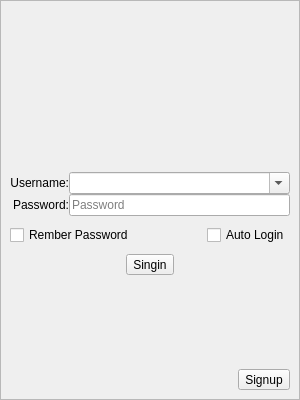
<?xml version="1.0" encoding="UTF-8"?>
<ui version="4.0">
 <class>AuthWindow</class>
 <widget class="QDialog" name="AuthWindow">
  <property name="geometry">
   <rect>
    <x>0</x>
    <y>0</y>
    <width>300</width>
    <height>400</height>
   </rect>
  </property>
  <property name="windowTitle">
   <string>AuthWindow</string>
  </property>
  <layout class="QGridLayout" name="layout_auth_window">
   <property name="leftMargin">
    <number>0</number>
   </property>
   <property name="topMargin">
    <number>0</number>
   </property>
   <property name="rightMargin">
    <number>0</number>
   </property>
   <property name="bottomMargin">
    <number>0</number>
   </property>
   <item row="0" column="0">
    <widget class="QStackedWidget" name="auth_stacked">
     <property name="currentIndex">
      <number>0</number>
     </property>
     <widget class="QWidget" name="page_signin">
      <layout class="QVBoxLayout" name="signin_layout">
       <property name="spacing">
        <number>0</number>
       </property>
       <property name="leftMargin">
        <number>0</number>
       </property>
       <property name="topMargin">
        <number>0</number>
       </property>
       <property name="rightMargin">
        <number>0</number>
       </property>
       <property name="bottomMargin">
        <number>0</number>
       </property>
       <item>
        <widget class="QScrollArea" name="signin_scroll">
         <property name="widgetResizable">
          <bool>true</bool>
         </property>
         <widget class="QWidget" name="singin_contacts">
          <property name="geometry">
           <rect>
            <x>0</x>
            <y>0</y>
            <width>296</width>
            <height>396</height>
           </rect>
          </property>
          <layout class="QVBoxLayout" name="singin_layout_contacts">
           <property name="spacing">
            <number>0</number>
           </property>
           <property name="sizeConstraint">
            <enum>QLayout::SizeConstraint::SetNoConstraint</enum>
           </property>
           <property name="leftMargin">
            <number>9</number>
           </property>
           <property name="topMargin">
            <number>9</number>
           </property>
           <property name="rightMargin">
            <number>9</number>
           </property>
           <property name="bottomMargin">
            <number>9</number>
           </property>
           <item>
            <spacer name="signin_spacer_top">
             <property name="orientation">
              <enum>Qt::Orientation::Vertical</enum>
             </property>
             <property name="sizeHint" stdset="0">
              <size>
               <width>20</width>
               <height>50</height>
              </size>
             </property>
            </spacer>
           </item>
           <item>
            <widget class="QWidget" name="signin_widget_avatar" native="true">
             <layout class="QHBoxLayout" name="sinin_layout_avatar">
              <item>
               <spacer name="signin_spacer_avatar_left">
                <property name="orientation">
                 <enum>Qt::Orientation::Horizontal</enum>
                </property>
                <property name="sizeHint" stdset="0">
                 <size>
                  <width>89</width>
                  <height>20</height>
                 </size>
                </property>
               </spacer>
              </item>
              <item>
               <widget class="QToolButton" name="signin_button_avatar">
                <property name="minimumSize">
                 <size>
                  <width>64</width>
                  <height>64</height>
                 </size>
                </property>
                <property name="styleSheet">
                 <string notr="true">QToolButton#signin_button_avatar,
QToolButton#signin_button_avatar:hover,
QToolButton#signin_button_avatar:pressed {
    background: transparent;
    border: none;
}</string>
                </property>
                <property name="text">
                 <string/>
                </property>
               </widget>
              </item>
              <item>
               <spacer name="signin_spacer_avatar_right">
                <property name="orientation">
                 <enum>Qt::Orientation::Horizontal</enum>
                </property>
                <property name="sizeHint" stdset="0">
                 <size>
                  <width>89</width>
                  <height>20</height>
                 </size>
                </property>
               </spacer>
              </item>
             </layout>
            </widget>
           </item>
           <item>
            <layout class="QGridLayout" name="signin_layout_edit">
             <property name="sizeConstraint">
              <enum>QLayout::SizeConstraint::SetNoConstraint</enum>
             </property>
             <property name="leftMargin">
              <number>0</number>
             </property>
             <property name="topMargin">
              <number>9</number>
             </property>
             <property name="rightMargin">
              <number>0</number>
             </property>
             <property name="bottomMargin">
              <number>9</number>
             </property>
             <item row="0" column="0">
              <widget class="QLabel" name="signin_label_username">
               <property name="text">
                <string>Username:</string>
               </property>
               <property name="alignment">
                <set>Qt::AlignmentFlag::AlignRight|Qt::AlignmentFlag::AlignTrailing|Qt::AlignmentFlag::AlignVCenter</set>
               </property>
              </widget>
             </item>
             <item row="0" column="1">
              <widget class="QComboBox" name="signin_combo_username">
               <property name="editable">
                <bool>true</bool>
               </property>
               <property name="placeholderText">
                <string>Username</string>
               </property>
              </widget>
             </item>
             <item row="1" column="0">
              <widget class="QLabel" name="signin_label_password">
               <property name="text">
                <string>Password:</string>
               </property>
               <property name="alignment">
                <set>Qt::AlignmentFlag::AlignRight|Qt::AlignmentFlag::AlignTrailing|Qt::AlignmentFlag::AlignVCenter</set>
               </property>
              </widget>
             </item>
             <item row="1" column="1">
              <widget class="QLineEdit" name="signin_edit_password">
               <property name="maxLength">
                <number>256</number>
               </property>
               <property name="echoMode">
                <enum>QLineEdit::EchoMode::Password</enum>
               </property>
               <property name="placeholderText">
                <string>Password</string>
               </property>
               <property name="clearButtonEnabled">
                <bool>true</bool>
               </property>
              </widget>
             </item>
            </layout>
           </item>
           <item>
            <layout class="QGridLayout" name="signin_layout_check">
             <item row="0" column="2">
              <widget class="QCheckBox" name="signin_check_auto">
               <property name="text">
                <string>Auto Login</string>
               </property>
              </widget>
             </item>
             <item row="0" column="0">
              <widget class="QCheckBox" name="signin_check_rember">
               <property name="text">
                <string>Rember Password</string>
               </property>
              </widget>
             </item>
             <item row="0" column="1">
              <spacer name="signin_spacer_check">
               <property name="orientation">
                <enum>Qt::Orientation::Horizontal</enum>
               </property>
               <property name="sizeHint" stdset="0">
                <size>
                 <width>40</width>
                 <height>20</height>
                </size>
               </property>
              </spacer>
             </item>
            </layout>
           </item>
           <item>
            <layout class="QHBoxLayout" name="signin_layout_signin">
             <property name="sizeConstraint">
              <enum>QLayout::SizeConstraint::SetNoConstraint</enum>
             </property>
             <property name="topMargin">
              <number>9</number>
             </property>
             <property name="bottomMargin">
              <number>9</number>
             </property>
             <item>
              <spacer name="signin_spacer_signin_left">
               <property name="orientation">
                <enum>Qt::Orientation::Horizontal</enum>
               </property>
               <property name="sizeHint" stdset="0">
                <size>
                 <width>40</width>
                 <height>20</height>
                </size>
               </property>
              </spacer>
             </item>
             <item>
              <widget class="QToolButton" name="signin_button_signin">
               <property name="text">
                <string>Singin</string>
               </property>
              </widget>
             </item>
             <item>
              <spacer name="signin_spacer_signin_right">
               <property name="orientation">
                <enum>Qt::Orientation::Horizontal</enum>
               </property>
               <property name="sizeHint" stdset="0">
                <size>
                 <width>40</width>
                 <height>20</height>
                </size>
               </property>
              </spacer>
             </item>
            </layout>
           </item>
           <item>
            <widget class="QLabel" name="signin_label_info">
             <property name="text">
              <string/>
             </property>
             <property name="alignment">
              <set>Qt::AlignmentFlag::AlignCenter</set>
             </property>
             <property name="wordWrap">
              <bool>true</bool>
             </property>
            </widget>
           </item>
           <item>
            <spacer name="signin_spacer_botton">
             <property name="orientation">
              <enum>Qt::Orientation::Vertical</enum>
             </property>
             <property name="sizeHint" stdset="0">
              <size>
               <width>20</width>
               <height>42</height>
              </size>
             </property>
            </spacer>
           </item>
           <item>
            <layout class="QHBoxLayout" name="signin_layout_signup">
             <property name="sizeConstraint">
              <enum>QLayout::SizeConstraint::SetNoConstraint</enum>
             </property>
             <item>
              <spacer name="signin_spacer_signup">
               <property name="orientation">
                <enum>Qt::Orientation::Horizontal</enum>
               </property>
               <property name="sizeHint" stdset="0">
                <size>
                 <width>40</width>
                 <height>20</height>
                </size>
               </property>
              </spacer>
             </item>
             <item>
              <widget class="QToolButton" name="signin_button_signup">
               <property name="text">
                <string>Signup</string>
               </property>
              </widget>
             </item>
            </layout>
           </item>
          </layout>
         </widget>
        </widget>
       </item>
      </layout>
     </widget>
     <widget class="QWidget" name="page_qrcode">
      <layout class="QGridLayout" name="qrcode_layout">
       <property name="leftMargin">
        <number>0</number>
       </property>
       <property name="topMargin">
        <number>0</number>
       </property>
       <property name="rightMargin">
        <number>0</number>
       </property>
       <property name="bottomMargin">
        <number>0</number>
       </property>
       <item row="0" column="0">
        <widget class="QScrollArea" name="qrcode_scroll">
         <property name="widgetResizable">
          <bool>true</bool>
         </property>
         <widget class="QWidget" name="qrcode_contacts">
          <property name="geometry">
           <rect>
            <x>0</x>
            <y>0</y>
            <width>96</width>
            <height>26</height>
           </rect>
          </property>
         </widget>
        </widget>
       </item>
      </layout>
     </widget>
     <widget class="QWidget" name="page_twofa">
      <layout class="QGridLayout" name="twofa_ayout">
       <property name="leftMargin">
        <number>0</number>
       </property>
       <property name="topMargin">
        <number>0</number>
       </property>
       <property name="rightMargin">
        <number>0</number>
       </property>
       <property name="bottomMargin">
        <number>0</number>
       </property>
       <item row="0" column="0">
        <widget class="QScrollArea" name="twofa_scroll">
         <property name="widgetResizable">
          <bool>true</bool>
         </property>
         <widget class="QWidget" name="twofa_contacts">
          <property name="geometry">
           <rect>
            <x>0</x>
            <y>0</y>
            <width>96</width>
            <height>26</height>
           </rect>
          </property>
         </widget>
        </widget>
       </item>
      </layout>
     </widget>
     <widget class="QWidget" name="page_signup">
      <layout class="QGridLayout" name="signup_layout">
       <property name="sizeConstraint">
        <enum>QLayout::SizeConstraint::SetNoConstraint</enum>
       </property>
       <property name="leftMargin">
        <number>0</number>
       </property>
       <property name="topMargin">
        <number>0</number>
       </property>
       <property name="rightMargin">
        <number>0</number>
       </property>
       <property name="bottomMargin">
        <number>0</number>
       </property>
       <property name="spacing">
        <number>0</number>
       </property>
       <item row="1" column="0">
        <widget class="QScrollArea" name="signup_scroll">
         <property name="widgetResizable">
          <bool>true</bool>
         </property>
         <widget class="QWidget" name="signup_contacts">
          <property name="geometry">
           <rect>
            <x>0</x>
            <y>0</y>
            <width>112</width>
            <height>273</height>
           </rect>
          </property>
          <layout class="QVBoxLayout" name="signup_layout_contacts">
           <property name="spacing">
            <number>6</number>
           </property>
           <property name="sizeConstraint">
            <enum>QLayout::SizeConstraint::SetNoConstraint</enum>
           </property>
           <property name="leftMargin">
            <number>9</number>
           </property>
           <property name="topMargin">
            <number>9</number>
           </property>
           <property name="rightMargin">
            <number>9</number>
           </property>
           <property name="bottomMargin">
            <number>6</number>
           </property>
           <item>
            <spacer name="signup_spacer_top">
             <property name="orientation">
              <enum>Qt::Orientation::Vertical</enum>
             </property>
             <property name="sizeHint" stdset="0">
              <size>
               <width>20</width>
               <height>0</height>
              </size>
             </property>
            </spacer>
           </item>
           <item>
            <layout class="QGridLayout" name="signup_layout_edit">
             <property name="sizeConstraint">
              <enum>QLayout::SizeConstraint::SetNoConstraint</enum>
             </property>
             <property name="leftMargin">
              <number>0</number>
             </property>
             <property name="topMargin">
              <number>9</number>
             </property>
             <property name="rightMargin">
              <number>0</number>
             </property>
             <property name="bottomMargin">
              <number>9</number>
             </property>
             <property name="spacing">
              <number>6</number>
             </property>
             <item row="0" column="0">
              <widget class="QLabel" name="signup_label_username">
               <property name="text">
                <string>Username:</string>
               </property>
               <property name="alignment">
                <set>Qt::AlignmentFlag::AlignRight|Qt::AlignmentFlag::AlignTrailing|Qt::AlignmentFlag::AlignVCenter</set>
               </property>
              </widget>
             </item>
             <item row="0" column="1">
              <widget class="QLineEdit" name="signup_edit_username">
               <property name="maxLength">
                <number>256</number>
               </property>
               <property name="placeholderText">
                <string>Username</string>
               </property>
               <property name="clearButtonEnabled">
                <bool>true</bool>
               </property>
              </widget>
             </item>
             <item row="1" column="0">
              <widget class="QLabel" name="signup_label_password">
               <property name="text">
                <string>Password:</string>
               </property>
               <property name="alignment">
                <set>Qt::AlignmentFlag::AlignRight|Qt::AlignmentFlag::AlignTrailing|Qt::AlignmentFlag::AlignVCenter</set>
               </property>
              </widget>
             </item>
             <item row="1" column="1">
              <widget class="QLineEdit" name="signup_edit_password">
               <property name="maxLength">
                <number>256</number>
               </property>
               <property name="echoMode">
                <enum>QLineEdit::EchoMode::Password</enum>
               </property>
               <property name="placeholderText">
                <string>Password</string>
               </property>
               <property name="clearButtonEnabled">
                <bool>true</bool>
               </property>
              </widget>
             </item>
             <item row="2" column="0">
              <widget class="QLabel" name="signup_label_confirm">
               <property name="text">
                <string>Confirm:</string>
               </property>
               <property name="alignment">
                <set>Qt::AlignmentFlag::AlignRight|Qt::AlignmentFlag::AlignTrailing|Qt::AlignmentFlag::AlignVCenter</set>
               </property>
              </widget>
             </item>
             <item row="2" column="1">
              <widget class="QLineEdit" name="signup_edit_confirm">
               <property name="maxLength">
                <number>256</number>
               </property>
               <property name="echoMode">
                <enum>QLineEdit::EchoMode::Password</enum>
               </property>
               <property name="placeholderText">
                <string>Confirm Password</string>
               </property>
               <property name="clearButtonEnabled">
                <bool>true</bool>
               </property>
              </widget>
             </item>
             <item row="3" column="0">
              <widget class="QLabel" name="signup_label_question">
               <property name="text">
                <string>Question:</string>
               </property>
               <property name="alignment">
                <set>Qt::AlignmentFlag::AlignRight|Qt::AlignmentFlag::AlignTrailing|Qt::AlignmentFlag::AlignVCenter</set>
               </property>
              </widget>
             </item>
             <item row="3" column="1">
              <widget class="QLineEdit" name="signup_edit_question">
               <property name="maxLength">
                <number>256</number>
               </property>
               <property name="placeholderText">
                <string>Security questions</string>
               </property>
               <property name="clearButtonEnabled">
                <bool>true</bool>
               </property>
              </widget>
             </item>
             <item row="4" column="0">
              <widget class="QLabel" name="signup_label_answer">
               <property name="text">
                <string>Answer:</string>
               </property>
               <property name="alignment">
                <set>Qt::AlignmentFlag::AlignRight|Qt::AlignmentFlag::AlignTrailing|Qt::AlignmentFlag::AlignVCenter</set>
               </property>
              </widget>
             </item>
             <item row="4" column="1">
              <widget class="QLineEdit" name="signup_edit_answer">
               <property name="maxLength">
                <number>256</number>
               </property>
               <property name="placeholderText">
                <string>Security question answer</string>
               </property>
               <property name="clearButtonEnabled">
                <bool>true</bool>
               </property>
              </widget>
             </item>
            </layout>
           </item>
           <item>
            <layout class="QHBoxLayout" name="signup_layout_signup">
             <property name="spacing">
              <number>0</number>
             </property>
             <property name="sizeConstraint">
              <enum>QLayout::SizeConstraint::SetNoConstraint</enum>
             </property>
             <item>
              <spacer name="signup_spacer_signup_left">
               <property name="orientation">
                <enum>Qt::Orientation::Horizontal</enum>
               </property>
               <property name="sizeHint" stdset="0">
                <size>
                 <width>40</width>
                 <height>20</height>
                </size>
               </property>
              </spacer>
             </item>
             <item>
              <widget class="QToolButton" name="signup_button_signup">
               <property name="text">
                <string>Signup</string>
               </property>
              </widget>
             </item>
             <item>
              <spacer name="signup_spacer_signup_right">
               <property name="orientation">
                <enum>Qt::Orientation::Horizontal</enum>
               </property>
               <property name="sizeHint" stdset="0">
                <size>
                 <width>40</width>
                 <height>20</height>
                </size>
               </property>
              </spacer>
             </item>
            </layout>
           </item>
           <item>
            <widget class="QLabel" name="signup_label_info">
             <property name="text">
              <string/>
             </property>
             <property name="alignment">
              <set>Qt::AlignmentFlag::AlignCenter</set>
             </property>
             <property name="wordWrap">
              <bool>true</bool>
             </property>
             <property name="openExternalLinks">
              <bool>true</bool>
             </property>
            </widget>
           </item>
           <item>
            <spacer name="signup_spacer_bottom">
             <property name="orientation">
              <enum>Qt::Orientation::Vertical</enum>
             </property>
             <property name="sizeHint" stdset="0">
              <size>
               <width>20</width>
               <height>0</height>
              </size>
             </property>
            </spacer>
           </item>
           <item>
            <layout class="QHBoxLayout" name="signup_layout_signin">
             <property name="spacing">
              <number>0</number>
             </property>
             <property name="sizeConstraint">
              <enum>QLayout::SizeConstraint::SetNoConstraint</enum>
             </property>
             <item>
              <widget class="QToolButton" name="signup_button_signin">
               <property name="text">
                <string>Signin</string>
               </property>
              </widget>
             </item>
             <item>
              <spacer name="signup_spacer_signin">
               <property name="orientation">
                <enum>Qt::Orientation::Horizontal</enum>
               </property>
               <property name="sizeHint" stdset="0">
                <size>
                 <width>40</width>
                 <height>20</height>
                </size>
               </property>
              </spacer>
             </item>
            </layout>
           </item>
          </layout>
         </widget>
        </widget>
       </item>
      </layout>
     </widget>
    </widget>
   </item>
  </layout>
 </widget>
 <resources/>
 <connections/>
</ui>
